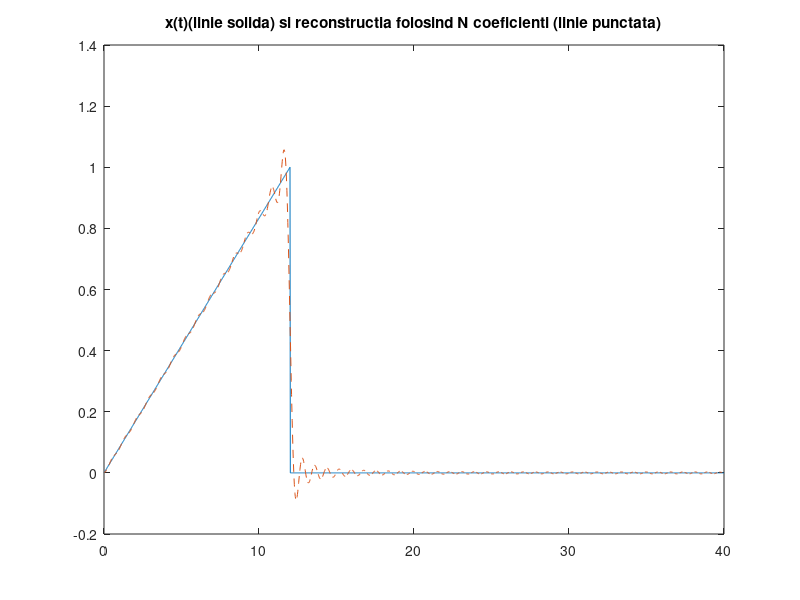
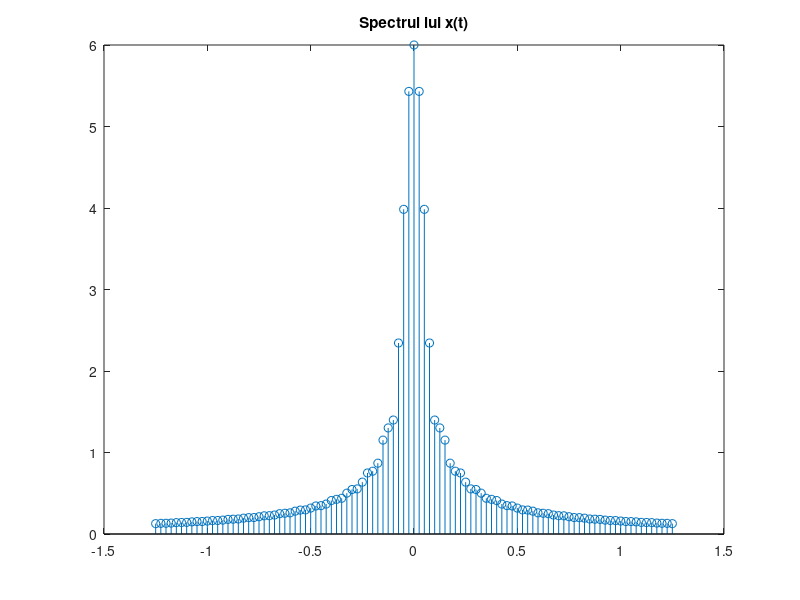

Write MATLAB code to recreate these figures, in order.
%Nr. de ordine=12
%Semnal triunghiular
%Perioada=P=40s
%Durata semnalelor=D=12
%Nr. coeficienti=50

P = 40; 
D = 12; 
N = 50;
w0 = 2*pi/P;
t_tr = 0:0.02:D;
x_tr = sawtooth((pi/12)*t_tr,0.5)/2+0.5;
t = 0:0.02:P;
x = zeros(1,length(t));
x(t<=D) = x_tr;
figure(1);
plot(t,x),title('x(t)(linie solida) si reconstructia folosind N coeficienti (linie punctata)');
hold on;
for k = -N:N x_t = x_tr; x_t = x_t .* exp(-1i*k*w0*t_tr); X(k+N+1) = 0; for i = 1:length(t_tr)-1
        X(k+N+1) = X(k+N+1) + (t_tr(i+1)-t_tr(i)) * (x_t(i)+x_t(i+1))/2; 
    end
end
for i = 1:length(t)
    x_finit(i) = 0;     
    for k=-N:N
        x_finit(i) = x_finit(i) + (1/P) * X(k+51) * exp(1i*k*w0*t(i));  
    end
end
plot(t,x_finit,'--');
figure(2);
w=-50*w0:w0:50*w0; %w=vectorul pt. afisarea spectrului functiei
stem(w/(2*pi),abs(X)),title('Spectrul lui x(t)');
